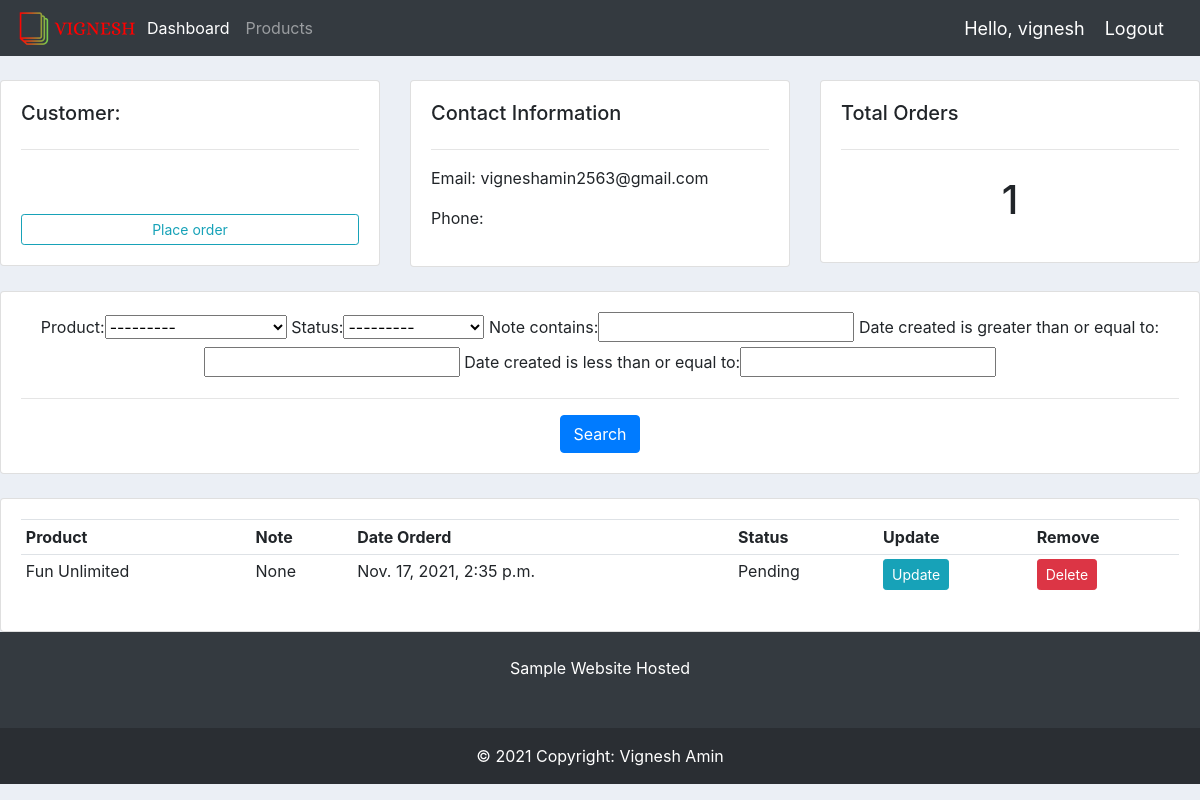
Screenshot of /customer/13/ (signed in) with the database file from the repository.
### library/models.py (models this page shows, shortened)
class Customer(models.Model):
    user = models.OneToOneField(User, null=True,blank=True, on_delete=models.CASCADE)
    name = models.CharField(max_length=200, null=True)
    email = models.CharField(max_length=200, null=True)
    profile_pic = models.ImageField(default="profile1.png", null=True, blank=True)
    date_created = models.DateTimeField(auto_now_add=True, null=True)

class Order(models.Model):
    STATUS = (
        ('Pending', 'Pending'),
        ('Out for Delivery', 'Out for Delivery'),
        ('Delivered', 'Delivered'),
        ('Returned','Returned'),
    )
    customer = models.ForeignKey(Customer, null=True, on_delete = models.SET_NULL)
    product = models.ForeignKey(Product, null=True, on_delete = models.SET_NULL)
    date_created = models.DateTimeField(auto_now_add=True, null=True)
    status = models.CharField(max_length=200,default="Pending", null=True, choices=STATUS)
    note = models.CharField(max_length=1000, null=True)

class Product(models.Model):
    CATEGORY = (
        ('Romantic','Romantic'),
        ('Horror','Horror'),
        ('Comedy','Comedy'),
        ('Comic','Comic'),
        ('Education', 'Education'),
        ('Mystery','Mystery'),
        ('Fantasy','Fantasy'),
        ('Historical Fiction','Historical Fiction'),
        ('Science Fiction','Science Fiction'),
        ('Autobiography','Autobiography'),
        ('Cook Book','Cook Book'),
        ('Others','Others'),
    )
    name = models.CharField(max_length=200, null=True)
    price = models.FloatField(null=True)
    category = models.CharField(max_length=200, null=True, choices=CATEGORY)
    description = models.CharField(max_length=200, null=True, blank=True)
    date_created = models.DateTimeField(auto_now_add=True, null=True)
    tags = models.ManyToManyField(Tag)
    def __str__(self):
        return self.name

### library/decorators.py (the view)
        def wrapper_func(request, *args, **kwargs):
            group = None
            if request.user.groups.exists():
                group = request.user.groups.all()[0].name
            if group in allowed_roles:
                return view_func(request, *args, **kwargs)
            else:
                return HttpResponse('You are not authorized to view this page')

### library/views.py (called while the page is built)
@login_required(login_url='login')
@allowed_users(allowed_roles=['admin'])
def customer(request, c_id):
    customer = Customer.objects.get(id=c_id)
    orders = customer.order_set.all()
    order_count = orders.count()
    myFilter = OrderFilter(request.GET, queryset=orders)
    orders = myFilter.qs
    context = {'customer':customer,'orders':orders ,'order_count':order_count,'myFilter':myFilter}
    return render(request, 'library/customer.html',context)

### library/templates/library/customer.html
{% extends 'library/main.html' %}
{% block content %}
<br>
<div class="row">
	<div class="col-md">
		<div class="card card-body">
			<h5>Customer:</h5>
			<hr><br><br>
			<a class="btn btn-outline-info  btn-sm btn-block" href="{% url 'create_order' customer.id %}">Place order</a>
		</div>
	</div>
	<div class="col-md">
		<div class="card card-body">
			<h5>Contact Information</h5>
			<hr>
			<p>Email: {{ customer.email }}</p>
			<p>Phone: {{ customer.phone }}</p>
		</div>
	</div>
	<div class="col-md">
		<div class="card card-body">
			<h5>Total Orders</h5>
			<hr>
			<h1 style="text-align: center;padding: 10px">{{ order_count }}</h1>
		</div>
	</div>
</div>
<br>
<div class="row">
	<div class="col">
		<div class="card card-body">
			<center><form method="get">
				{{myFilter.form}}
				<hr>
		    <button class="btn btn-primary" type="submit">Search</button>
		  </form></center>
		</div>
	</div>
</div>
<br>
<div class="row">
	<div class="col-md">
		<div class="card card-body">
			<table class="table table-sm">
				<tr>
					<th>Product</th>
					<th>Note</th>
					<th>Date Orderd</th>
					<th>Status</th>
					<th>Update</th>
					<th>Remove</th>
				</tr>
				{% for order in orders %}
				<tr>
					<td>{{order.product}}</td>
					<td>{{order.note}}</td>
					<td>{{order.date_created}}</td>
					<td>{{order.status}}</td>
					<td><a class="btn btn-primary  btn-sm btn-info" href="{% url 'update_order' order.id %}">Update</a></td>
					<td><a class="btn btn-primary  btn-sm btn-danger" href="{% url 'delete_order' order.id %}">Delete</a></td>
				</tr>
				{% endfor %}
			</table>
		</div>
	</div>
</div>
{% endblock %}

### library/templates/library/navbar.html (shortened to what this page needs)
{% load static %}
<nav class="navbar navbar-expand-lg navbar-dark bg-dark">
  <img src="{% static 'images/logo.png' %}">
  <div class="collapse navbar-collapse" id="navbarNav">
    <ul class="navbar-nav">
      {% if request.user.is_staff %}
      <li class="nav-item active">
        <a class="nav-link" href="{% url 'home' %}">Dashboard</a>
      </li>
      <li class="nav-item">
        <a class="nav-link" href="{% url 'products' %}">Products</a>
      </li>
      {% endif %}
    </ul>
  </div>
  <span class="hello-msg">Hello, {{ request.user }}</span>
  <span><a class="hello-msg" href="{% url 'logout' %}">Logout</a> </span>
</nav>

### static/css/main.css (style rules this page uses)
body { background-color: #ebeff5; }

### static/css/nav.css (style rules this page uses)
.hello-msg { font-size:18px; color: #fff; margin-right: 20px; }

### rows the page displays
Customer: email "vigneshamin2563@gmail.com"
Order: product "Fun Unlimited", note "None", date_created "Nov. 17, 2021, 2:35 p.m.", status "Pending"

### other values shown
{{ request.user }} "vignesh"
{{ order_count }} "1"
